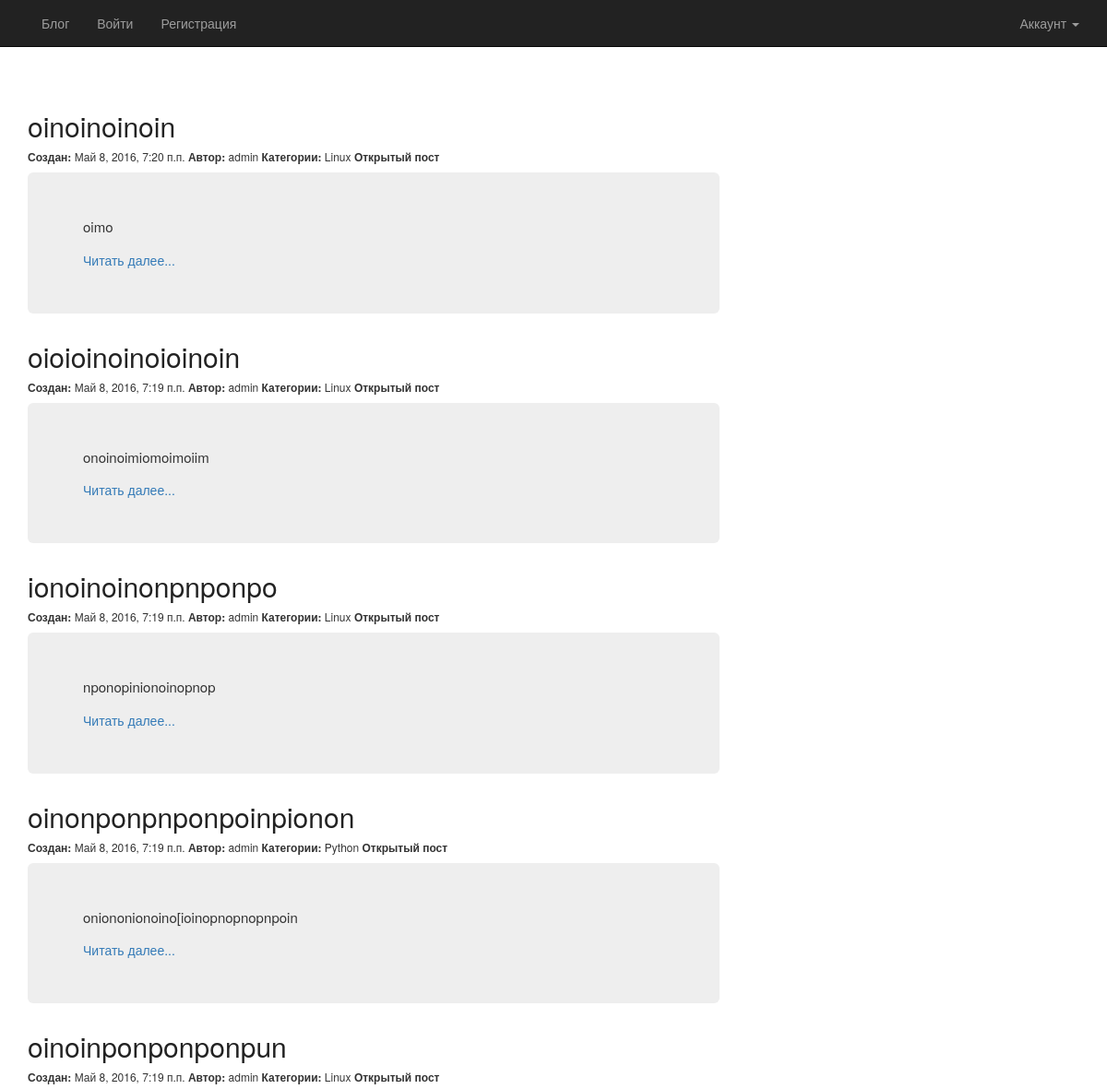
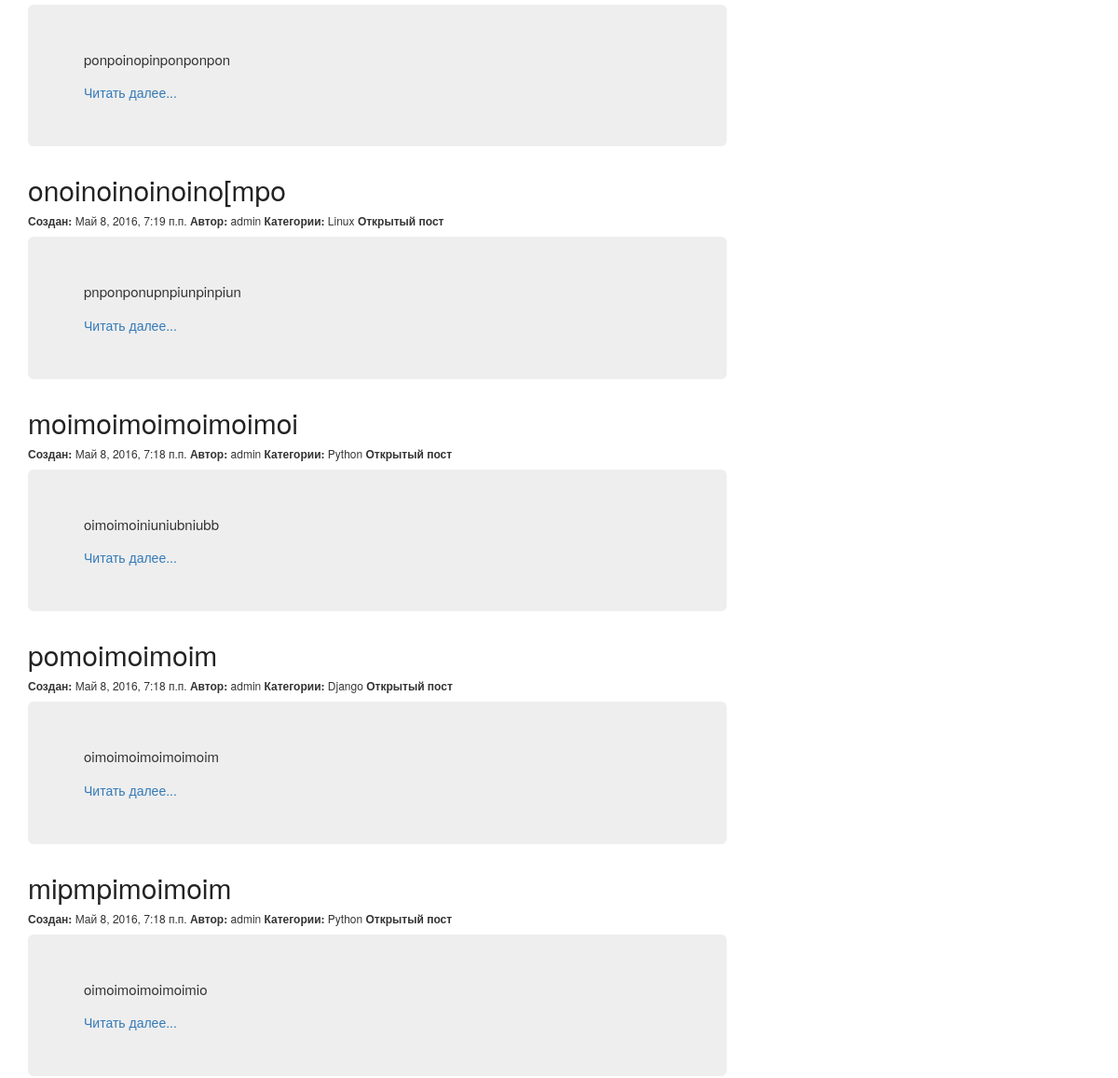
The app's page / (upper part), older data (2 pictures, top to bottom).
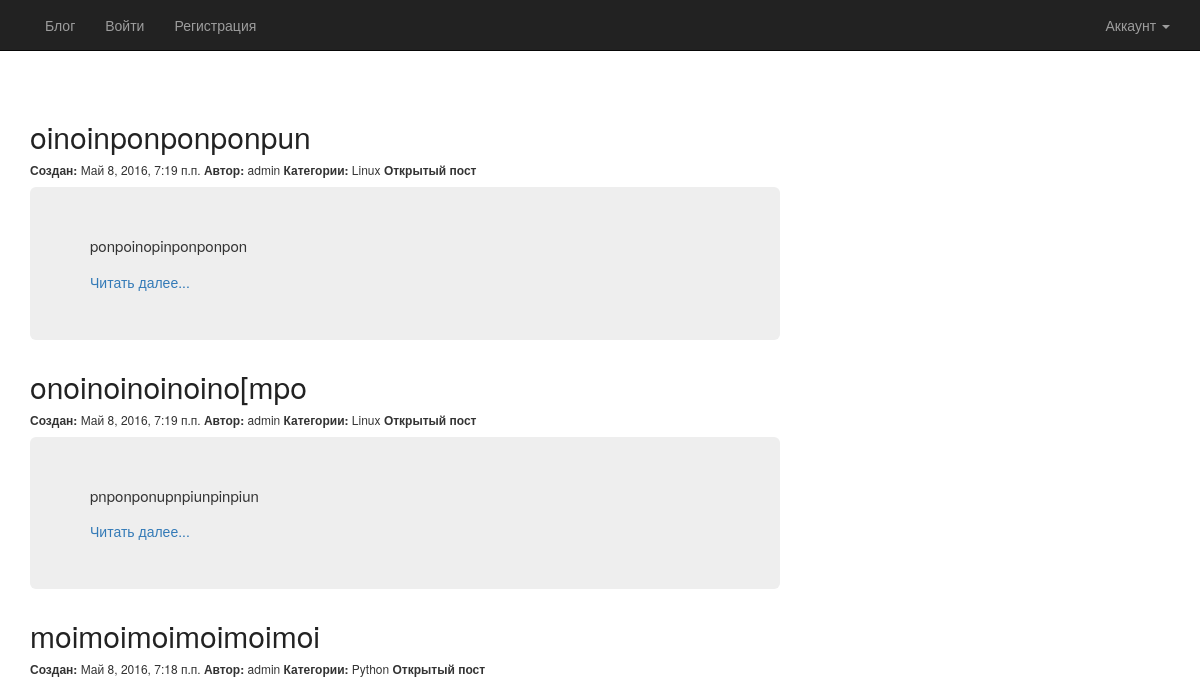
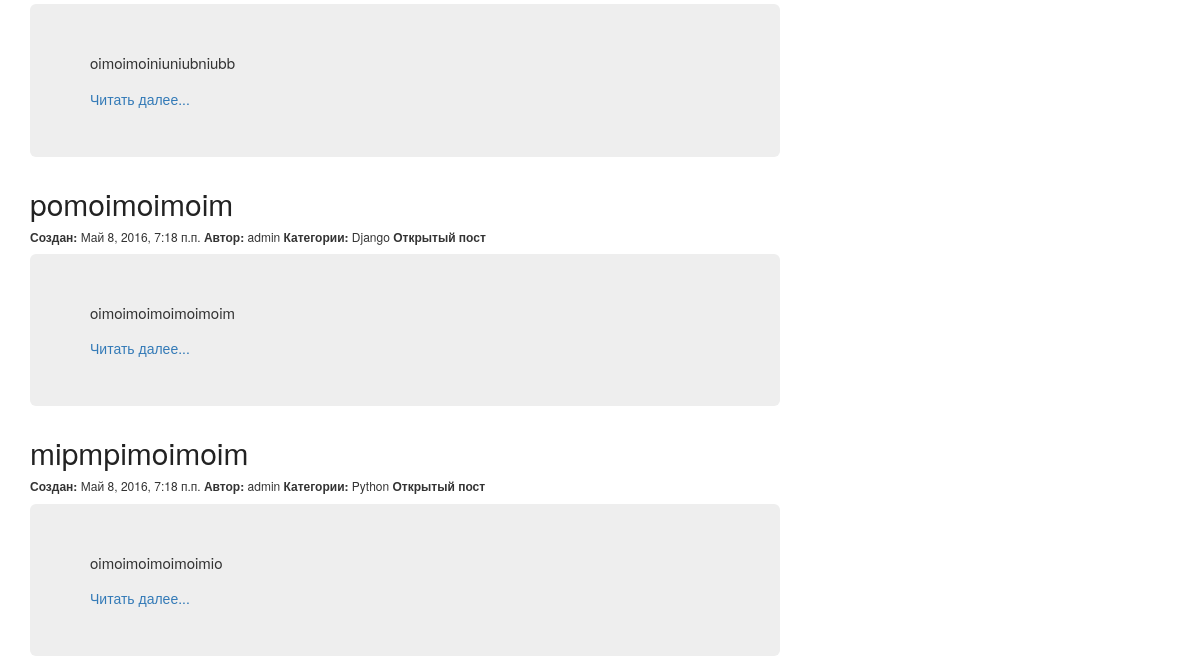
The same page, newer data (2 pictures, top to bottom).
### blog/models.py (models this page shows, shortened)
class Article(models.Model):
    article_title = models.CharField(max_length=100)
    article_text = models.TextField()
    article_date_create = models.DateTimeField(default=timezone.now)
    article_date_modify = models.DateTimeField(default=timezone.now)
    article_access = models.BooleanField(default=True)
    article_autor = models.ForeignKey(User)
    article_tag = models.ManyToManyField(Tags)
    article_count = models.ManyToManyField('CountArticle')

class Tags(models.Model):
    tags_name = models.CharField(max_length=50)
    def __str__(self):
        return self.tags_name

### blog/views.py (the view)
# urls.py: url(r'^$', views.HomeView.as_view(), name='home'),
class HomeView(generic.ListView):
    template_name = 'blog/home.html'
    context_object_name = 'post_blog'
    def get_queryset(self):
        return Article.objects.order_by('-article_date_create').all()

### blog/context_processors.py (called while the page is built, shortened)
def total_count(request):
    return {}

### blog/templates/blog/home.html (shortened to what this page needs)
{% load staticfiles %}
<!DOCTYPE html>
<html lang="ru">
<head>
    {% block load_css %}
      <link href="{% static 'blog/css/bootstrap.css' %}" rel="stylesheet">
      <link rel="stylesheet" type="text/css" href="{% static 'blog/style.css' %}">
    {% endblock load_css %}
</head>
<body>
    {% block header %}
      <div class="container-fluit">
          <div class="row">
              <div class="navbar navbar-inverse navbar-fixed-top">
                  <div class="container">
                      <ul class="nav navbar-nav navbar-right">
                        <li class="dropdown">
                          <a class="dropdown-toggle" data-toggle="dropdown" role="button" aria-expanded="false">Аккаунт <span class="caret"></span></a>
                        </li>
                      </ul>
                      <div class="collapse navbar-collapse">
                          <ul class="nav navbar-nav">
                              <li><a href="{% url 'blog:home' %}">Блог</a></li>
                              {% if request.user.is_authenticated %}
                                <li><a href="{% url 'blog:edit' %}">Мои посты</a></li>
                                <li><a href="{% url 'blog:newpost' %}">Новый пост</a></li>
                                <li><a href="{% url 'blog:logout' %}">Выйти</a></li>
                              {% else %}
                                <li><a href="{% url 'blog:login' %}">Войти</a></li>
                                <li><a href="{% url 'blog:reg' %}">Регистрация</a></li>
                              {% endif %}
                          </ul>
                      </div>
                  </div>
              </div>
          </div>
      </div>
    {% endblock header %}
    {% block post %}
      {% if post_blog %}
        <div class="container blog-post">
          <div class="row">
              <div class="col-lg-8 col-md-8">
                        {% for x in post_blog %}
                            <div>
                                <h2 class="article-title">
                                    <a class="article-title" href="{% url 'blog:full' x.id %}"> {{ x.article_title }} </a>
                                </h2>
                            </div>
                            <h6>
                                <b>Создан:</b> {{ x.article_date_create }}
                                <b>Автор:</b> {{ x.article_autor }}
                                <b>Категории:</b>
                                {% for tag in x.article_tag.all %}
                                    {{ tag }}
                                {% endfor %}
                                {% if x.article_access %}
                                  <b>Открытый пост</b>
                                {% else %}
                                  <b>Закрытый пост</b>
                                {% endif %}
                            </h6>
                            <div class="jumbotron">
                                <p class="text-justify">
                                    {{ x.article_text|linebreaksbr|urlize|truncatewords_html:20 }}
                                </p>
                                <a href="{% url 'blog:full' x.id %}">Читать далее...</a>
                            </div>
                        {% endfor %}
            </div>
          </div>
        </div>
    {% endif %}
    {% endblock post %}
</body>
</html>

### blog/static/blog/style.css (style rules this page uses)
body { margin-top: 100px; }
.article-title a, .article-title a:visited { color: #222222; text-decoration: none; }
p.text-justify { font-size: 15px; }

Row changes from the older to the newer data that the page shows:
removed Article: article_title "oinoinoinoin", article_date_create "Май 8, 2016, 7:20 п.п.", article_autor "admin", article_access "Открытый пост", article_text "oimo", Tags (tags_name "Linux")
removed Article: article_title "oioioinoinoioinoin", article_date_create "Май 8, 2016, 7:19 п.п.", article_autor "admin", article_access "Открытый пост", article_text "onoinoimiomoimoiim", Tags (tags_name "Linux")
removed Article: article_title "ionoinoinonpnponpo", article_date_create "Май 8, 2016, 7:19 п.п.", article_autor "admin", article_access "Открытый пост", article_text "nponopinionoinopnop", Tags (tags_name "Linux")
removed Article: article_title "oinonponpnponpoinpionon", article_date_create "Май 8, 2016, 7:19 п.п.", article_autor "admin", article_access "Открытый пост", article_text "oniononionoino[ioinopnopnopnpoin", Tags (tags_name "Python")
